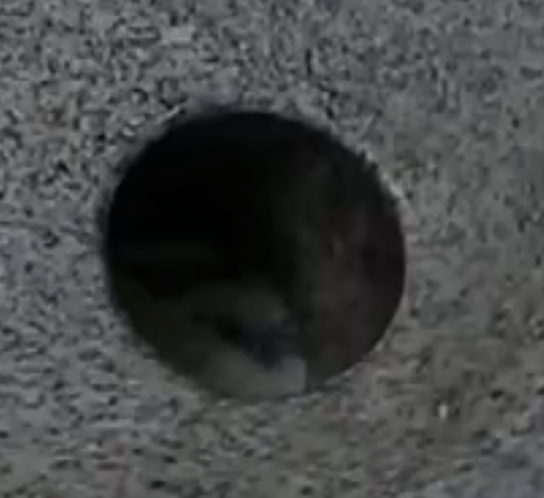
#> input picture source/3.png, 544 x 498 px, found by its file name
$ jupyter execute 2dft_gif.ipynb   (older library calls are emulated)
#> lines starting #> are read from the running program, lines starting #| are printed output that depends on the picture
### code/2dft/images2gif.py
# -*- coding: utf-8 -*-
#   Copyright (C) 2012, Almar Klein, Ant1, Marius van Voorden
#
#   This code is subject to the (new) BSD license:
#
#   Redistribution and use in source and binary forms, with or without
#   modification, are permitted provided that the following conditions are met:
#     * Redistributions of source code must retain the above copyright
#       notice, this list of conditions and the following disclaimer.
#     * Redistributions in binary form must reproduce the above copyright
#       notice, this list of conditions and the following disclaimer in the
#       documentation and/or other materials provided with the distribution.
#     * Neither the name of the <organization> nor the
#       names of its contributors may be used to endorse or promote products
#       derived from this software without specific prior written permission.
#
# THIS SOFTWARE IS PROVIDED BY THE COPYRIGHT HOLDERS AND CONTRIBUTORS "AS IS"
# AND ANY EXPRESS OR IMPLIED WARRANTIES, INCLUDING, BUT NOT LIMITED TO, THE
# IMPLIED WARRANTIES OF MERCHANTABILITY AND FITNESS FOR A PARTICULAR PURPOSE
# ARE DISCLAIMED. IN NO EVENT SHALL <COPYRIGHT HOLDER> BE LIABLE FOR ANY
# DIRECT, INDIRECT, INCIDENTAL, SPECIAL, EXEMPLARY, OR CONSEQUENTIAL DAMAGES
# (INCLUDING, BUT NOT LIMITED TO, PROCUREMENT OF SUBSTITUTE GOODS OR SERVICES;
# LOSS OF USE, DATA, OR PROFITS; OR BUSINESS INTERRUPTION) HOWEVER CAUSED AND
# ON ANY THEORY OF LIABILITY, WHETHER IN CONTRACT, STRICT LIABILITY, OR TORT
# (INCLUDING NEGLIGENCE OR OTHERWISE) ARISING IN ANY WAY OUT OF THE USE OF THIS
# SOFTWARE, EVEN IF ADVISED OF THE POSSIBILITY OF SUCH DAMAGE.

""" Module images2gif

Provides functionality for reading and writing animated GIF images.
Use writeGif to write a series of numpy arrays or PIL images as an
animated GIF. Use readGif to read an animated gif as a series of numpy
arrays.

Note that since July 2004, all patents on the LZW compression patent have
expired. Therefore the GIF format may now be used freely.

Acknowledgements
----------------

Many thanks to Ant1 for:

* noting the use of "palette=PIL.Image.ADAPTIVE", which significantly
  improves the results.
* the modifications to save each image with its own palette, or optionally
  the global palette (if its the same).

Many thanks to Marius van Voorden for porting the NeuQuant quantization
algorithm of Anthony Dekker to Python (See the NeuQuant class for its
license).

Many thanks to Alex Robinson for implementing the concept of subrectangles,
which (depening on image content) can give a very significant reduction in
file size.

This code is based on gifmaker (in the scripts folder of the source
distribution of PIL)


Useful links
-------------
  * http://tronche.com/computer-graphics/gif/
  * http://en.wikipedia.org/wiki/Graphics_Interchange_Format
  * http://www.w3.org/Graphics/GIF/spec-gif89a.txt

"""
# todo: This module should be part of imageio (or at least based on)

import os
import time

try:
    import PIL
    from PIL import Image
    from PIL.GifImagePlugin import getheader, getdata
except ImportError:
    PIL = None

try:
    import numpy as np
except ImportError:
    np = None


# [6 lines left out: function get_cKDTree, not called in this run]


# getheader gives a 87a header and a color palette (two elements in a list).
# getdata()[0] gives the Image Descriptor up to (including) "LZW min code size".
# getdatas()[1:] is the image data itself in chuncks of 256 bytes (well
# technically the first byte says how many bytes follow, after which that
# amount (max 255) follows).

def checkImages(images):
    """ checkImages(images)
    Check numpy images and correct intensity range etc.
    The same for all movie formats.
    """
    # Init results
    images2 = []

    for im in images:
        if PIL and isinstance(im, PIL.Image.Image):
            # We assume PIL images are allright
            images2.append(im)

        elif np and isinstance(im, np.ndarray):
            # Check and convert dtype
            if im.dtype == np.uint8:
                images2.append(im)  # Ok
            elif im.dtype in [np.float32, np.float64]:
                im = im.copy()
                im[im < 0] = 0
                im[im > 1] = 1
                im *= 255
                images2.append(im.astype(np.uint8))
            else:
                im = im.astype(np.uint8)
                images2.append(im)
            # Check size
            if im.ndim == 2:
                pass  # ok
            elif im.ndim == 3:
                if im.shape[2] not in [3, 4]:
                    raise ValueError('This array can not represent an image.')
            else:
                raise ValueError('This array can not represent an image.')
        else:
            raise ValueError('Invalid image type: ' + str(type(im)))

    # Done
    return images2


# [7 lines left out: function intToBin, not called in this run]


class GifWriter:
    """ GifWriter()

    Class that contains methods for helping write the animated GIF file.

    """

    # [94 lines left out: functions getheaderAnim, getImageDescriptor, getAppExt, getGraphicsControlExt, not called in this run]

    def handleSubRectangles(self, images, subRectangles):
        """ handleSubRectangles(images)

        Handle the sub-rectangle stuff. If the rectangles are given by the
        user, the values are checked. Otherwise the subrectangles are
        calculated automatically.

        """

        if isinstance(subRectangles, (tuple, list)):
            # xy given directly

            # Check xy
            xy = subRectangles
            if xy is None:
                xy = (0, 0)
            if hasattr(xy, '__len__'):
                if len(xy) == len(images):
                    xy = [xxyy for xxyy in xy]
                else:
                    raise ValueError("len(xy) doesn't match amount of images.")
            else:
                xy = [xy for im in images]
            xy[0] = (0, 0)

        else:
            # Calculate xy using some basic image processing

            # Check Numpy
            if np is None:
                raise RuntimeError("Need Numpy to use auto-subRectangles.")

            # First make numpy arrays if required
            for i in range(len(images)):
                im = images[i]
                if isinstance(im, Image.Image):
                    tmp = im.convert()  # Make without palette
                    a = np.asarray(tmp)
                    if len(a.shape) == 0:
                        raise MemoryError("Too little memory to convert PIL image to array")
                    images[i] = a

            # Determine the sub rectangles
            images, xy = self.getSubRectangles(images)

        # Done
        return images, xy

    def getSubRectangles(self, ims):
        """ getSubRectangles(ims)

        Calculate the minimal rectangles that need updating each frame.
        Returns a two-element tuple containing the cropped images and a
        list of x-y positions.

        Calculating the subrectangles takes extra time, obviously. However,
        if the image sizes were reduced, the actual writing of the GIF
        goes faster. In some cases applying this method produces a GIF faster.

        """

        # Check image count
        if len(ims) < 2:
            return ims, [(0, 0) for i in ims]

        # We need numpy
        if np is None:
            raise RuntimeError("Need Numpy to calculate sub-rectangles. ")

        # Prepare
        ims2 = [ims[0]]
        xy = [(0, 0)]
        t0 = time.time()

        # Iterate over images
        prev = ims[0]
        for im in ims[1:]:

            # Get difference, sum over colors
            diff = np.abs(im-prev)
            if diff.ndim == 3:
                diff = diff.sum(2)
            # Get begin and end for both dimensions
            X = np.argwhere(diff.sum(0))
            Y = np.argwhere(diff.sum(1))
            # Get rect coordinates
            if X.size and Y.size:
                x0, x1 = int(X[0]), int(X[-1] + 1)
                y0, y1 = int(Y[0]), int(Y[-1] + 1)
            else:  # No change ... make it minimal
                x0, x1 = 0, 2
                y0, y1 = 0, 2

            # Cut out and store
            im2 = im[y0:y1, x0:x1]
            prev = im
            ims2.append(im2)
            xy.append((x0, y0))

        # Done
        # print('%1.2f seconds to determine subrectangles of  %i images' %
        #    (time.time()-t0, len(ims2)))
        return ims2, xy

    def convertImagesToPIL(self, images, dither, nq=0):
        """ convertImagesToPIL(images, nq=0)

        Convert images to Paletted PIL images, which can then be
        written to a single animaged GIF.

        """

        # Convert to PIL images
        images2 = []
        for im in images:
            if isinstance(im, Image.Image):
                images2.append(im)
            elif np and isinstance(im, np.ndarray):
                if im.ndim == 3 and im.shape[2] == 3:
                    im = Image.fromarray(im, 'RGB')
                elif im.ndim == 3 and im.shape[2] == 4:
                    im = Image.fromarray(im[:, :, :3], 'RGB')
                elif im.ndim == 2:
                    im = Image.fromarray(im, 'L')
                images2.append(im)

        # Convert to paletted PIL images
        images, images2 = images2, []
        if nq >= 1:
            # NeuQuant algorithm
            for im in images:
                im = im.convert("RGBA")  # NQ assumes RGBA
                nqInstance = NeuQuant(im, int(nq))  # Learn colors from image
                if dither:
                    im = im.convert("RGB").quantize(palette=nqInstance.paletteImage())
                else:
                    # Use to quantize the image itself
                    im = nqInstance.quantize(im)
                images2.append(im)
        else:
            # Adaptive PIL algorithm
            AD = Image.ADAPTIVE
            for im in images:
                im = im.convert('P', palette=AD, dither=dither)
                images2.append(im)

        # Done
        return images2

    def writeGifToFile(self, fp, images, durations, loops, xys, disposes):
        """ writeGifToFile(fp, images, durations, loops, xys, disposes)

        Given a set of images writes the bytes to the specified stream.

        """

        # Obtain palette for all images and count each occurance
        palettes, occur = [], []
        for im in images:
            palette = getheader(im)[1]
            if not palette:
                palette = PIL.ImagePalette.ImageColor
                if isinstance(palette, type(os)):
                    # Older or newer? version of Pil(low)
                    data = PIL.ImagePalette.ImagePalette().getdata()
                    palette = data[0].encode('utf-8') + data[1]
                    # Arg this does not work. Go use imageio
                    raise RuntimeError('Cannot get palette. '
                                       'Maybe you should try imageio instead.')
            palettes.append(palette)
        for palette in palettes:
            occur.append(palettes.count(palette))

        # Select most-used palette as the global one (or first in case no max)
        print(len(occur), len(palettes))
        if len(occur) != 0:
            globalPalette = palettes[ occur.index(max(occur)) ]

        # Init
        frames = 0
        firstFrame = True

        for im, palette in zip(images, palettes):

            if firstFrame:
                # Write header

                # Gather info
                header = self.getheaderAnim(im)
                appext = self.getAppExt(loops)

                # Write
                fp.write(header.encode('utf-8'))
                fp.write(globalPalette)
                fp.write(appext.encode('utf-8'))

                # Next frame is not the first
                firstFrame = False

            if True:
                # Write palette and image data

                # Gather info
                data = getdata(im)
                imdes, data = data[0], data[1:]
                graphext = self.getGraphicsControlExt(durations[frames],
                                                      disposes[frames])
                # Make image descriptor suitable for using 256 local color palette
                lid = self.getImageDescriptor(im, xys[frames])

                # Write local header
                if (palette != globalPalette) or (disposes[frames] != 2):
                    # Use local color palette
                    fp.write(graphext.encode('utf-8'))
                    fp.write(lid.encode('utf-8')) # write suitable image descriptor
                    fp.write(palette) # write local color table
                    fp.write('\x08'.encode('utf-8')) # LZW minimum size code
                else:
                    # Use global color palette
                    fp.write(graphext.encode('utf-8'))
                    fp.write(imdes) # write suitable image descriptor

                # Write image data
                for d in data:
                    fp.write(d)

            # Prepare for next round
            frames = frames + 1

        fp.write(";".encode('utf-8')) # end gif
        return frames


## Exposed functions

def writeGif(filename, images, duration=0.1, repeat=True, dither=False,
                nq=0, subRectangles=True, dispose=None):
    """ writeGif(filename, images, duration=0.1, repeat=True, dither=False,
                    nq=0, subRectangles=True, dispose=None)

    Write an animated gif from the specified images.

    Parameters
    ----------
    filename : string
        The name of the file to write the image to.
    images : list
        Should be a list consisting of PIL images or numpy arrays.
        The latter should be between 0 and 255 for integer types, and
        between 0 and 1 for float types.
    duration : scalar or list of scalars
        The duration for all frames, or (if a list) for each frame.
    repeat : bool or integer
        The amount of loops. If True, loops infinitetely.
    dither : bool
        Whether to apply dithering
    nq : integer
        If nonzero, applies the NeuQuant quantization algorithm to create
        the color palette. This algorithm is superior, but slower than
        the standard PIL algorithm. The value of nq is the quality
        parameter. 1 represents the best quality. 10 is in general a
        good tradeoff between quality and speed. When using this option,
        better results are usually obtained when subRectangles is False.
    subRectangles : False, True, or a list of 2-element tuples
        Whether to use sub-rectangles. If True, the minimal rectangle that
        is required to update each frame is automatically detected. This
        can give significant reductions in file size, particularly if only
        a part of the image changes. One can also give a list of x-y
        coordinates if you want to do the cropping yourself. The default
        is True.
    dispose : int
        How to dispose each frame. 1 means that each frame is to be left
        in place. 2 means the background color should be restored after
        each frame. 3 means the decoder should restore the previous frame.
        If subRectangles==False, the default is 2, otherwise it is 1.

    """

    # Check PIL
    if PIL is None:
        raise RuntimeError("Need PIL to write animated gif files.")

    # Check images
    images = checkImages(images)

    # Instantiate writer object
    gifWriter = GifWriter()

    # Check loops
    if repeat is False:
        loops = 1
    elif repeat is True:
        loops = 0  # zero means infinite
    else:
        loops = int(repeat)

    # Check duration
    if hasattr(duration, '__len__'):
        if len(duration) == len(images):
            duration = [d for d in duration]
        else:
            raise ValueError("len(duration) doesn't match amount of images.")
    else:
        duration = [duration for im in images]

    # Check subrectangles
    if subRectangles:
        images, xy = gifWriter.handleSubRectangles(images, subRectangles)
        defaultDispose = 1  # Leave image in place
    else:
        # Normal mode
        xy = [(0, 0) for im in images]
        defaultDispose = 2  # Restore to background color.

    # Check dispose
    if dispose is None:
        dispose = defaultDispose
    if hasattr(dispose, '__len__'):
        if len(dispose) != len(images):
            raise ValueError("len(xy) doesn't match amount of images.")
    else:
        dispose = [dispose for im in images]

    # Make images in a format that we can write easy
    images = gifWriter.convertImagesToPIL(images, dither, nq)

    # Write
    fp = open(filename, 'wb')
    try:
        gifWriter.writeGifToFile(fp, images, duration, loops, xy, dispose)
    finally:
        fp.close()


# [48 lines left out: function readGif, not called in this run]


class NeuQuant:
    """ NeuQuant(image, samplefac=10, colors=256)

    samplefac should be an integer number of 1 or higher, 1
    being the highest quality, but the slowest performance.
    With avalue of 10, one tenth of all pixels are used during
    training. This value seems a nice tradeof between speed
    and quality.

    colors is the amount of colors to reduce the image to. This
    should best be a power of two.

    See also:
    http://members.ozemail.com.au/~dekker/NEUQUANT.HTML

    License of the NeuQuant Neural-Net Quantization Algorithm
    ---------------------------------------------------------

    Copyright (c) 1994 Anthony Dekker
    Ported to python by Marius van Voorden in 2010

    NEUQUANT Neural-Net quantization algorithm by Anthony Dekker, 1994.
    See "Kohonen neural networks for optimal colour quantization"
    in "network: Computation in Neural Systems" Vol. 5 (1994) pp 351-367.
    for a discussion of the algorithm.
    See also  http://members.ozemail.com.au/~dekker/NEUQUANT.HTML

    Any party obtaining a copy of these files from the author, directly or
    indirectly, is granted, free of charge, a full and unrestricted
    irrevocable, world-wide, paid up, royalty-free, nonexclusive right and
    license to deal in this software and documentation files (the "Software"),
    including without limitation the rights to use, copy, modify, merge,
    publish, distribute, sublicense, and/or sell copies of the Software, and
    to permit persons who receive copies from any such party to do so, with
    the only requirement being that this copyright notice remain intact.

    """

    NCYCLES = None # Number of learning cycles
    NETSIZE = None # Number of colours used
    SPECIALS = None # Number of reserved colours used
    BGCOLOR = None # Reserved background colour
    CUTNETSIZE = None
    MAXNETPOS = None

    INITRAD = None # For 256 colours, radius starts at 32
    RADIUSBIASSHIFT = None
    RADIUSBIAS = None
    INITBIASRADIUS = None
    RADIUSDEC = None # Factor of 1/30 each cycle

    ALPHABIASSHIFT = None
    INITALPHA = None # biased by 10 bits

    GAMMA = None
    BETA = None
    BETAGAMMA = None

    network = None # The network itself
    colormap = None # The network itself

    netindex = None # For network lookup - really 256

    bias = None # Bias and freq arrays for learning
    freq = None

    pimage = None

    # Four primes near 500 - assume no image has a length so large
    # that it is divisible by all four primes
    PRIME1 = 499
    PRIME2 = 491
    PRIME3 = 487
    PRIME4 = 503
    MAXPRIME = PRIME4

    pixels = None
    samplefac = None

    a_s = None

    # [329 lines left out: functions setconstants, __init__, writeColourMap, setUpArrays, altersingle, geta and 10 more, not called in this run]

    def convert(self, *color):
        i = self.inxsearch(*color)
        return self.colormap[i, :3]

    # [5 lines left out: function inxsearch, not called in this run]

# [8 lines that do not run on import are left out]

### code/2dft/2dft_gif.ipynb
[cell 1]
from PIL import Image
from numpy.fft import rfft2, irfft2
import numpy as np
from images2gif import writeGif

[cell 2]
def save_dims(ft, low, high, name):
    ft2 = np.zeros_like(ft)
    # copy the frequencies from low to high but all others stay zero.
    ft2[low:high, low:high] = ft[low:high, low:high]
    save(ft2, name)

[cell 3]
def save(ft, name):
    rft = irfft2(ft)
    img = Image.fromarray(rft)
    img = img.convert('L')
    img.save(name)

[cell 4]
def main():
    # Convert input into grayscale and save.
    img = Image.open("./source/3.png")
#> img is the input picture: PIL image 544x498 RGBA; mean R, G, B, A 69.6, 71.2, 71.6, 255
    img = img.convert('L')
#> img: PIL image 544x498 L
    outpath = './output/2dft/'
    img.save(outpath + 'input_gray.png')
    # Do Fourier Transform on image.
    ft = rfft2(img)
    # Take only zeroth frequency and do Inverse FT and save.
    save_dims(ft, 0, 1, outpath + 'output_0.png')
    # Take first two frequencies in both directions.
    save_dims(ft, 0, 2, outpath + 'output_1.png')
#> call 2 of save, with ft = array of shape (498, 273), name = './output/2dft/output_1.png'
#> in save (call 2), `img = Image.fromarray(rft)`:
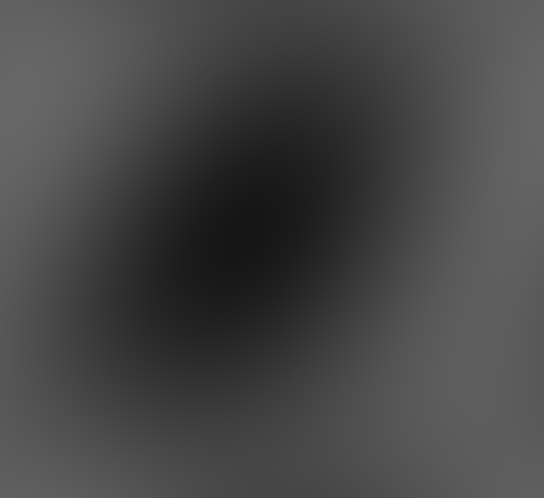
#> img: PIL image 544x498 F; min 21.55, max 102.9, mean 70.8
    save_dims(ft, 0, 3, outpath + 'output_2.png')
    # Take first 50% of frequencies.
    x = min(ft.shape)
    save_dims(ft, 0, x//2, outpath + 'output_50p.png')
#> call 4 of save, with ft = array of shape (498, 273), name = './output/2dft/output_50p.png'
#> in save (call 4), `img = Image.fromarray(rft)`:
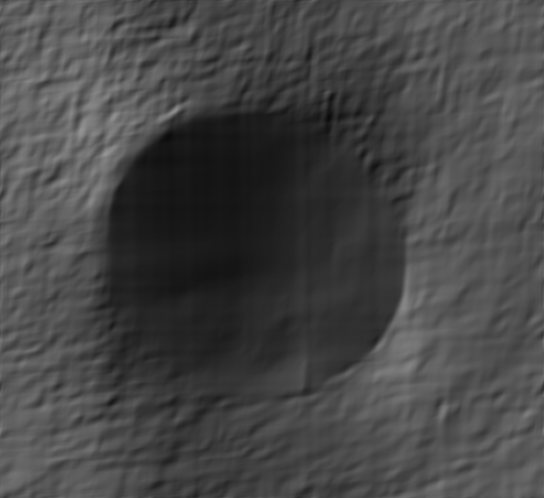
#> img: PIL image 544x498 F; min 11.19, max 149.5, mean 70.8

[cell 5]
def generateGif():
    ''' Generates images to be later converted to a gif.
    This requires ImageMagick:
    convert -delay 100 -loop 0 output_*.png animation.gif
    '''
    # Requires images2gif from code.google.com/p/visvis/source/browse/vvmovie/images2gif.py
    # from images2gif import writeGif

    img = Image.open("./source/3.png")
    img = img.convert('L')
    outpath = './output/2dft/'
    # Resize image before any calculation.
    # size = (640,480)
    size = img.size
    img.thumbnail(size, Image.ANTIALIAS)
    ft = rfft2(img)

    images = []
    for x in range(0, max(ft.shape)):
        ft2 = np.zeros_like(ft)
        ft2[0:x, 0:x] = ft[0:x,0:x]
        rft = irfft2(ft2)
        img_out = Image.fromarray(rft).convert('L')
        fname = outpath + 'animation/output_%05d.jpg' %(x, )
        img_out.save(fname, quality=60, optimize=True)
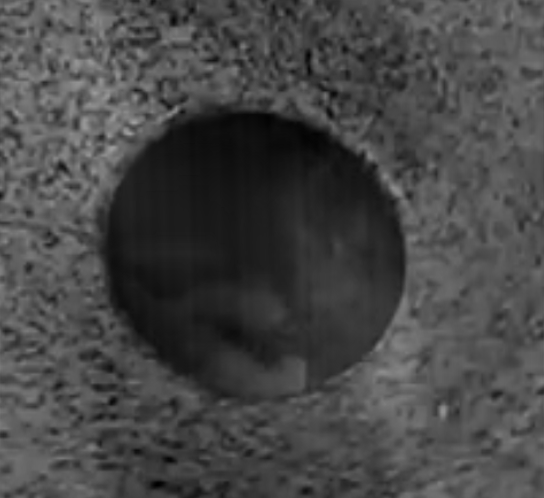
#> img_out: PIL image 544x498 L; min 0, max 161, mean 70.3
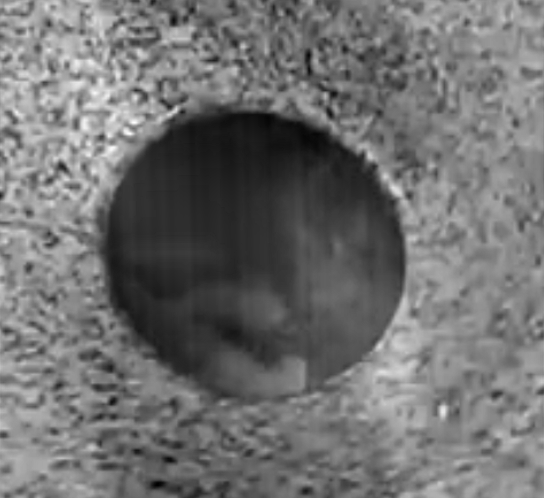
#> rft: shape (498, 544) float64; min -0.739, max 161.2, mean 70.8; drawn with min black and max white

    writeGif('animation.gif', images, duration=0.2)

[cell 6]
main()
generateGif()
